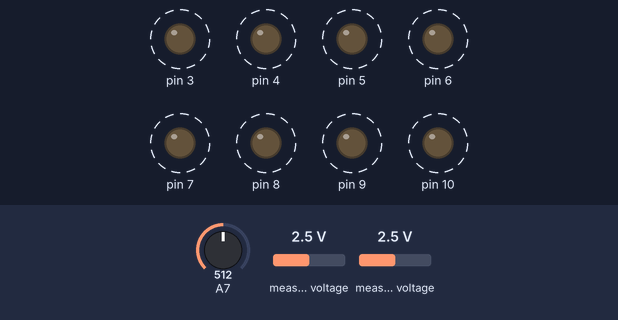
The sketch below on a simulated Arduino Uno, built with avr-gcc and run on an emulated ATmega328P. Shown: output pins drawn as LEDs (lit = HIGH). Wiring (inferred from the names in the program): ADS1115 converter at I2C address 0x48. Dashed ring = blinking. Inputs (shaded band) come from the test bench; at power-on: A7 = 512, measured voltage 2.5 V. EEPROM starts erased; what the sketch prints to the serial monitor is not drawn.

Above: at 5.41 s.
5.8 s: A7 set to 668
8.8 s: A7 set to 686
At 10.1 s:
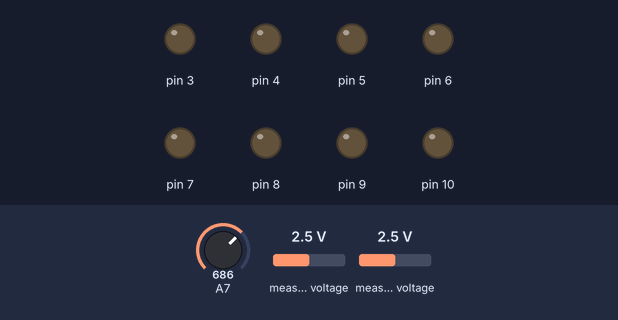
10.4 s: A7 set to 716
At 11.5 s:
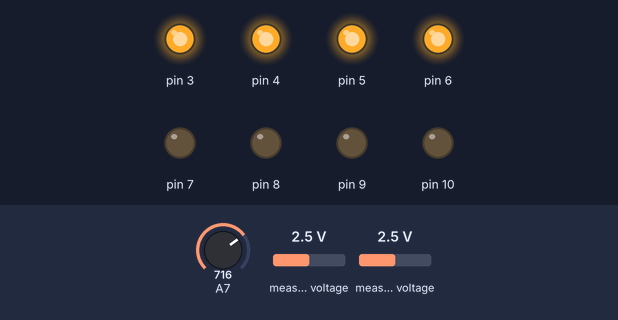
12.1 s: A7 set to 724
At 12.9 s:
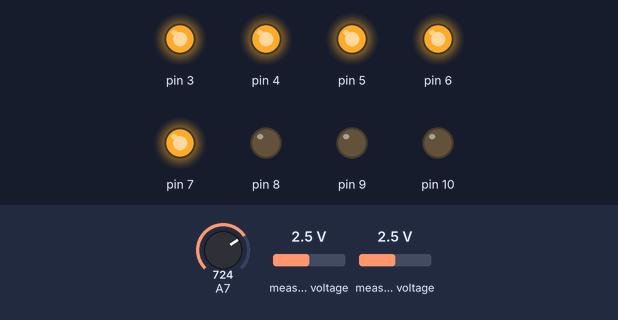
13.9 s: A7 set to 900
At 15.9 s:
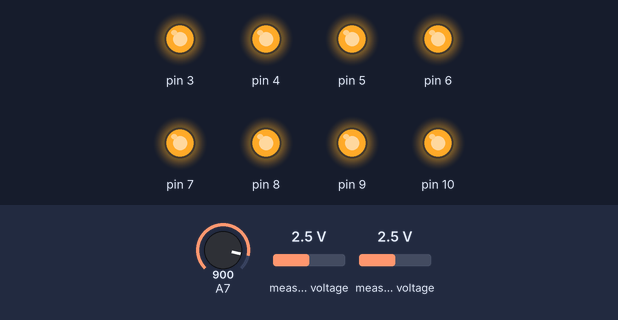
Timing chart, 0 to 17.3 s (numbered marks = the images above; inputs shaded):
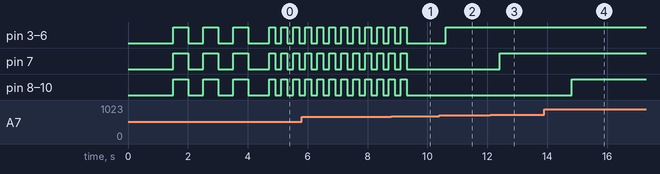

The sketch:

PMB1.ino
```cpp
#include <EEPROMex.h>
#include <EEPROMVar.h>
#include <TimerOne.h>
// #include <ros.h>
// #include <batt_msgs/Battery.h>
#include <Wire.h>


//cubic approximation coefficients
#define coef_a                2.801388537
#define coef_b                -208.6689126
#define coef_c                5196.993309
#define coef_d                -43182.43852

//timer interrupt interval
#define SAMPLING_INTERVAL     100000       // microseconds

//current measurement caliberation
#define SHUNT_RESISTOR        0.002        // ohms
#define CURRENT_RATIO         0.7216811031
#define CURRENT_OFFSET        0.03

//voltage readings caliberation
#define cell6_adc_ratio       0.0332
#define cell5_adc_ratio       0.197181814
#define cell4_adc_ratio       0.244377275
#define cell3_adc_ratio       0.325966493
#define cell2_adc_ratio       0.497397968
#define cell1_adc_ratio       0.993694855

#define cell6_adc_offset       -0.2543
#define cell5_adc_offset        0.05269355
#define cell4_adc_offset       -0.1076
#define cell3_adc_offset       -0.1076
#define cell2_adc_offset       0.0078684
#define cell1_adc_offset       0.00739624

//maximum battery capacity
#define maxCapacity             6500.0

boolean toggle=false;
uint16_t temp0=0, temp1=0;
float voltage0, voltage1;
float current;
float temp=0;
float initialCapacity=6500.0;     //mAh
float initialPercentage=100.0;
float currentCapacity;
float currentPercentage=100.0;
float usedCapacity=0;
int memCell=4;
int writeCount=0;
unsigned int tick       =       0;
unsigned int second     =       0;
float cell_voltage[6]   =       {0.0, 0.0, 0.0,
                                 0.0, 0.0, 0.0};
float analog_sensors[6] =       {0, 0, 0, 0, 0, 0};
float Vcc               =       5.0; //base, to avoid divide by zero error
byte highbyteAIN0, lowbyteAIN0, highbyteAIN1, lowbyteAIN1;

float current_array[5]={0.0,0.0,0.0,0.0,0.0};
int current_index=0;
float temp_holder;
float current_filtered=0.0;

//serial stuff
//make true to output ascii, false to output bitstream
bool ascii = true;

int int_pressure = 0;
//cell Volts  6x2 (3700-4200)
int int_CV1 = 0;
int int_CV2 = 0;
int int_CV3 = 0;
int int_CV4 = 0;
int int_CV5 = 0;
int int_CV6 = 0;
//current     x2 (0-15000)
int int_curr = 0;
//capacity    x1 (0-100)
int int_rem_cap_percent = 0;
//used mAh    x2 (0-65536)
int int_used_cap_mah = 0;
//temp x1     (0-255)
int int_temp = 0;

int publishCount = 0;
// ros::NodeHandle nh;
// batt_msgs::Battery battery_msg;
// ros::Publisher pmb("battery_status", &battery_msg);

void flash_LED()
{
  for(int i=3; i<=10; i++)
    pinMode(i,OUTPUT);

  for(int i=0;i<3;i++)
  {
    display_LEDs(10);
    delay(500);
    display_LEDs(1);
    delay(500);
  }
}

void blink_LEDs()
{
  if(tick%2==0)
    if(toggle)
    {
      display_LEDs(10);
      toggle=!toggle;
    }
      else
      {
        display_LEDs(2);
        toggle=!toggle;
      }
}

void update_LEDs(float voltage)
{
         //no LEDs
        if(voltage<22.75)
          display_LEDs(2);
         //1 LED
        else if(voltage<23.0)
          display_LEDs(3);
         //2 LEDs
        else if(voltage<23.25)
          display_LEDs(4);
         //3 LEDs
        else if(voltage<23.5)
          display_LEDs(5);
         //4 LEDs
        else if(voltage<23.75)
          display_LEDs(6);
         //5 LEDs
        else if(voltage<24.0)
          display_LEDs(7);
         //6 LEDs
        else if(voltage<24.25)
          display_LEDs(8);
         //7 LEDs
        else if(voltage<24.5)
          display_LEDs(9);
        //8 LEDs
        else
          display_LEDs(10);

}

void display_LEDs(int pin)
{
	for(int i=3; i<=pin; i++)
		digitalWrite(i, HIGH);
	for(int i=pin+1; i<=10; i++)
		digitalWrite(i, LOW);
}

void begin_ads1115()
{
  Wire.begin();                 // join i2c bus (address optional for master)
  Wire.beginTransmission(72);   // transmit to device #72 (0b1001000)
  Wire.write(1);                // point register set to config register
  Wire.write(194);              // configure ADS chip, this if the MSByte of the 16bit config register
  Wire.write(227);              // LSByte of the 16bit config register
  Wire.endTransmission();       // stop transmitting
  Wire.beginTransmission(72);   // transmit to device #72 (0b1001000)
  Wire.write(0);                // point register set to config register
  Wire.endTransmission();       // stop transmitting

}

void read_voltages()
{
    if(tick % 6 == 1)
        analog_sensors[5] = analogRead(7);
//    if(tick % 6 == 2)
//        analog_sensors[4] = analogRead(6);
//    if(tick % 6 == 3)
//        analog_sensors[3] = analogRead(3);
//    if(tick % 6 == 4)
//        analog_sensors[2] = analogRead(2);
//    if(tick % 6 == 5)
//        analog_sensors[1] = analogRead(1);
//    if(tick % 6 == 0)
//        analog_sensors[0] = analogRead(0);

    cell_voltage[5] = ((analog_sensors[5] * cell6_adc_ratio) + cell6_adc_offset);
    cell_voltage[4] = ((analog_sensors[4] * cell5_adc_ratio) + cell5_adc_offset);
    cell_voltage[3] = ((analog_sensors[3] * cell4_adc_ratio) + cell4_adc_offset);
    cell_voltage[2] = ((analog_sensors[2] * cell3_adc_ratio) + cell3_adc_offset);
    cell_voltage[1] = ((analog_sensors[1] * cell2_adc_ratio) + cell2_adc_offset);
    cell_voltage[0] = ((analog_sensors[0] * cell1_adc_ratio) + cell1_adc_offset);
}

void read_AIN0()
{
  Wire.requestFrom(72, 2);    // request 6 bytes from slave device #72 (0b1001000)
  while(Wire.available())     // slave may send less than requested
  {
    highbyteAIN0 = Wire.read();
    lowbyteAIN0 = Wire.read();
  }

  Wire.beginTransmission(72);  // transmit to device #72 (0b1001000)
  Wire.write(1);               // point register set to config register
  Wire.write(82);              // configure ADS chip, this is the MSByte of the 16bit config register
  Wire.write(227);             // LSByte of the 16bit config register
  Wire.endTransmission();      // stop transmitting
  Wire.beginTransmission(72);  // transmit to device #72 (0b1001000)
  Wire.write(0);               // point register set to config register
  Wire.endTransmission();      // stop transmitting
}

void read_AIN1()
{
  Wire.requestFrom(72, 2);    // request 6 bytes from slave device #72 (0b1001000)
  while(Wire.available())     // slave may send less than requested
  {
    highbyteAIN1 = Wire.read();
    lowbyteAIN1 = Wire.read();
  }

  Wire.beginTransmission(72);  // transmit to device #72 (0b1001000)
  Wire.write(1);               // point register set to config register
  Wire.write(66);              // configure ADS chip, this is the MSByte of the 16bit config register
  Wire.write(227);             // LSByte of the 16bit config register
  Wire.endTransmission();      // stop transmitting
  Wire.beginTransmission(72);  // transmit to device #72 (0b1001000)
  Wire.write(0);               // point register set to config register
  Wire.endTransmission();      // stop transmitting

}

void calculate_current()
{
    read_AIN0();
    delay(5);
    read_AIN1();

    /* calculate voltage at nodes of the shunt resistor and hence current through */
   if((highbyteAIN0>>7)&0x1==1)
     temp0=0;
     else
     {
         temp0 = highbyteAIN0 * 256;
         temp0 = temp0 + lowbyteAIN0;
     }
   voltage0=temp0;
   voltage0=voltage0/32767*4.096/40;

    if((highbyteAIN1>>7)&0x1==1)
     temp1=0;
     else
     {
         temp1 = highbyteAIN1 * 256;
         temp1 = temp1 + lowbyteAIN1;
     }
   voltage1=temp1;
   voltage1=voltage1/32767*4.096/40;

   current=((voltage1-voltage0)/SHUNT_RESISTOR*CURRENT_RATIO)+CURRENT_OFFSET;

   current_array[current_index]=current;
   current_index++;
   if(current_index==5)
   {
     median_filter();
     current_index=0;
   }
}

void median_filter()
{
  for(int i=0; i<5; i++)
    for(int j=i+1; j<5; j++)
      if(current_array[i]>current_array[j])
      {
        temp_holder=current_array[i];
        current_array[i]=current_array[j];
        current_array[j]=temp_holder;
      }

  current_filtered=current_array[2];
}

void calculate()
{
    //integrate mAh used, update current capacity and percentage
    usedCapacity+=current*SAMPLING_INTERVAL/1000.0/3600.0;                 //in mAh
    currentCapacity=initialCapacity-usedCapacity;                          //in mAh
    currentPercentage=currentCapacity/65.0;                                 //in %

    //perform this check at every 5s
    if(tick%50==0)
    {

      //store current percentage into EEPROM
      if(EEPROM.updateLong(memCell, int(currentPercentage*100)))
      {
        writeCount++;
        if(writeCount>=10)
        {
          writeCount=0;
          memCell+=4;
          EEPROM.writeLong(memCell, int(currentPercentage*100));
          if(memCell>=(511-4))  //outside of memory range 0-511 bytes, each int long takes 4 bytes
            memCell=4;
           EEPROM.writeInt(2,memCell);
        }
      }
    }

    //alert when percentage is low or voltage is low
    if(cell_voltage[5] < 22.5)
      blink_LEDs();
      else
        update_LEDs(cell_voltage[5]);

    if(tick%10==0)
      second++;

    //increment tick counter
    tick++;
}

void gauge_capacity()
{
  for(int i=0; i<10; i++)
  {
    analog_sensors[5] = analogRead(7);
    cell_voltage[5] = ((analog_sensors[5] * cell6_adc_ratio) + cell6_adc_offset);
//    Serial.println(cell_voltage[5]);
    delay(50);
  }

  for(int i=0; i<20; i++)
  {
    analog_sensors[5] = analogRead(7);
    cell_voltage[5] = ((analog_sensors[5] * cell6_adc_ratio) + cell6_adc_offset);
//    Serial.println(cell_voltage[5]);
    temp+=cell_voltage[5];
    delay(50);
  }
  temp=float(temp/20.0);
  initialPercentage = (pow(temp,3)*coef_a + pow(temp,2)*coef_b + temp*coef_c + coef_d);
  initialCapacity = initialPercentage/100.0*maxCapacity;

}

void read_stored_percentage()
{
//  Serial.print("reading eeprom at:");
//  Serial.println(memCell);
  initialPercentage=float(EEPROM.readLong(memCell))/100.0;    //read capacity from that index
  initialCapacity = initialPercentage/100.0*maxCapacity;
}

void writeIntSerial(int data, int len){
  if(ascii){
    Serial.print(data);
  } else {
    if(len == 1){
       Serial.write(data);
    } else{
       Serial.write(lowByte(data));
       Serial.write(highByte(data));
    }
  }
}

void publishSerial(){
  //everything written must be an int, so convert first in loop

  //start byte
  Serial.write('#');
  //pressure    x1 (0-255)
  writeIntSerial(int_pressure, 1);
  //cell Volts  6x2 (3700-4200)
  writeIntSerial(int_CV1, 2);
  writeIntSerial(int_CV2, 2);
  writeIntSerial(int_CV3, 2);
  writeIntSerial(int_CV4, 2);
  writeIntSerial(int_CV5, 2);
  writeIntSerial(int_CV6, 2);
  //current     x2 (0-15000)
  writeIntSerial(int_curr, 2);
  //capacity    x1 (0-100)
  writeIntSerial(int_rem_cap_percent, 1);
  //used mAh    x2 (0-65536)
  writeIntSerial(int_used_cap_mah, 2);
  //temp x1     (0-255)
  writeIntSerial(int_temp, 1);

}

void setup(){

    // nh.initNode();
    // nh.advertise(pmb);

    analogReference(INTERNAL);
    Serial.begin(9600);
//    Serial.println("hello world");
    begin_ads1115();

    calculate_current();
    // battery_msg.cell2=current;      //debug
//    Serial.println(current);

    //extract memory location where batt percentage is last stored
    memCell=EEPROM.readInt(2);
    if(memCell<4 || memCell>511)
    {
      memCell=4;
      EEPROM.writeInt(2,memCell);
    }

    //checking if there is a load current
    if(current < 0.1)
    {
//      Serial.println("gauging");
      gauge_capacity();
      // battery_msg.cell4=0;  //debug
    }
      else
      {
//        Serial.println("reading eeprom");
        read_stored_percentage();
        // battery_msg.cell4=1;  //debug
      }

    flash_LED();
    Timer1.initialize(SAMPLING_INTERVAL);
    Timer1.attachInterrupt(calculate);
}

void loop(){

    read_voltages();
    calculate_current();

    //converting to int
    int_pressure = 0;
    //cell Volts  6x2 (3700-4200)
    int_CV1 = (int)(cell_voltage[0] * 1000);
    int_CV2 = (int)(cell_voltage[1] * 1000);
    int_CV3 = (int)(cell_voltage[2] * 1000);
    int_CV4 = (int)(cell_voltage[3] * 1000);
    int_CV5 = (int)(cell_voltage[4] * 1000);
    int_CV6 = (int)(cell_voltage[5] * 1000);
    //current     x2 (0-15000)
    int_curr = (int)(current_filtered * 1000);
    //capacity    x1 (0-100)
    int_rem_cap_percent = (int)currentPercentage;
    //used mAh    x2 (0-65536)
    int_used_cap_mah = (int)usedCapacity;
    //temp x1     (0-255)
    int_temp = (int)temp;

    if (publishCount >= 5){
      publishSerial();
      publishCount = 0;
    } else {
      publishCount++;
    }
//     battery_msg.cell1 = initialPercentage;    //debug
//  //   battery_msg.cell2 = cell_voltage[1];
//     battery_msg.cell3 = second;
// //    battery_msg.cell4 = cell_voltage[3];
//     battery_msg.cell5 = memCell;             //debug
//     battery_msg.cell6 = cell_voltage[5];
//     battery_msg.vcc   = temp;                //debug
//     battery_msg.current = current_filtered;
//     battery_msg.used_mAh = usedCapacity;
//     battery_msg.battery_percentage = currentPercentage;
//        Serial.print(temp);
//        Serial.print(" ");
//        Serial.print(writeCount);
//        Serial.print(" ");
//        Serial.print(initialPercentage);
//        Serial.print(" ");
//        Serial.print(memCell);
//        Serial.print(" ");
//        Serial.print(currentPercentage);
//        Serial.print(" ");
//        Serial.println(current_filtered);
//        Serial.print(" ");
//        Serial.print(analog_sensors[5]);
//        Serial.print(" ");
//        Serial.println(cell_voltage[5]);


      // pmb.publish(&battery_msg);
      // nh.spinOnce();

      delay(100);
}
```

Measured:
- the behaviour switches between 685 and 686 on A7 (found by bisection; images 0 and 1)
- the behaviour switches between 723 and 724 on A7 (found by bisection; images 2 and 3)
- after the input at 8.8 s, pin 3–10: goes on until 9.3 s, then stays LOW
- after the input at 10.4 s, pin 3–6: LOW → HIGH after 0.22 s
- after the input at 12.1 s, pin 7: LOW → HIGH after 0.32 s
- after the input at 13.9 s, pin 8–10: LOW → HIGH after 0.92 s
- by itself, pin 3–10: alternates HIGH for 0.20 s and LOW for 0.20 s
